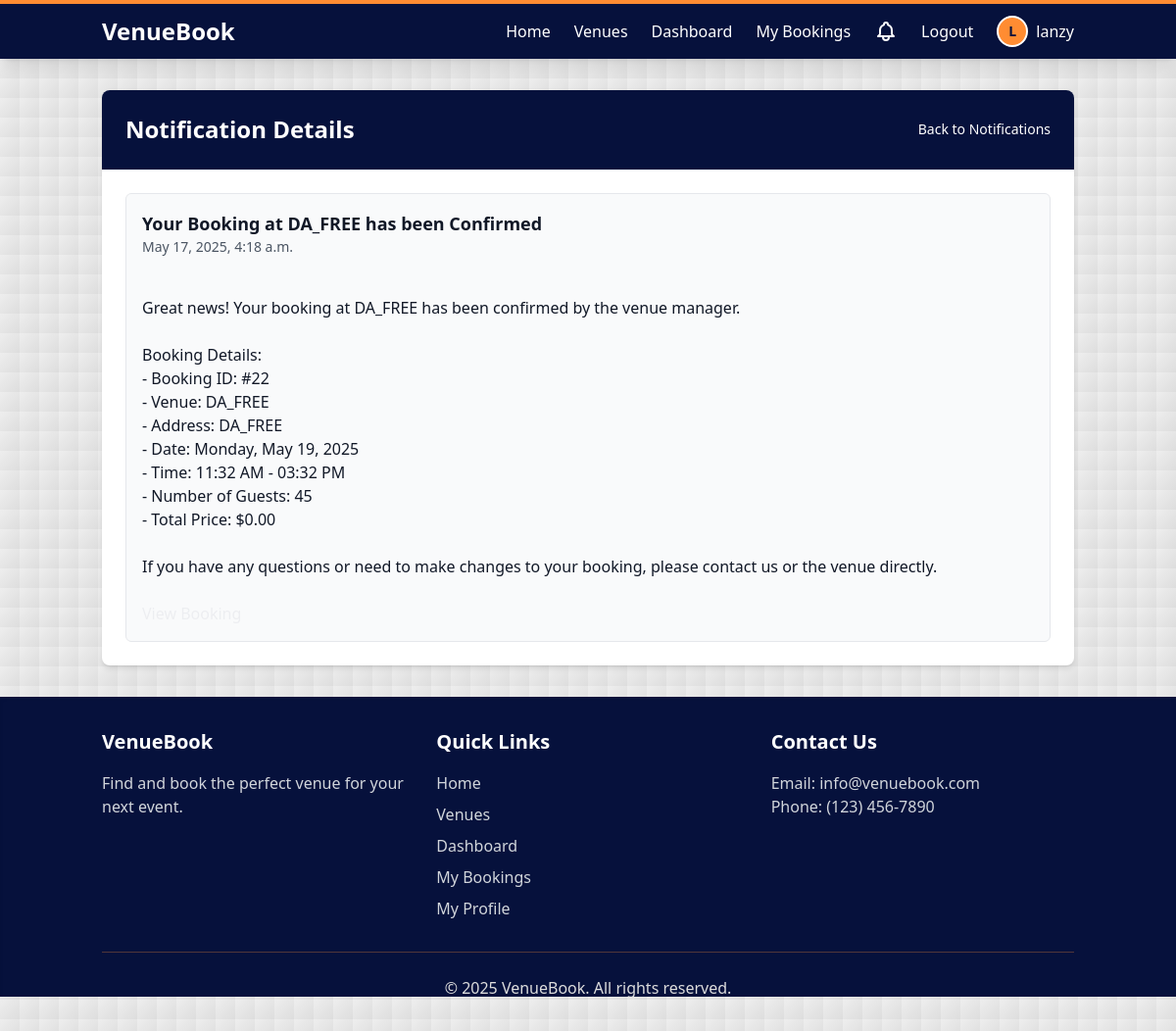
Screenshot of /notifications/2/ (signed in) with the database file from the repository.
### booking/models/notification.py (models this page shows, shortened)
class Notification(models.Model):
    TYPE_CHOICES = [
        ('booking_confirmation', 'Booking Confirmation'),
        ('booking_cancellation', 'Booking Cancellation'),
        ('payment_confirmation', 'Payment Confirmation'),
        ('system', 'System Notification'),
    ]
    user = models.ForeignKey(User, on_delete=models.CASCADE, related_name='notifications')
    type = models.CharField(max_length=50, choices=TYPE_CHOICES)
    title = models.CharField(max_length=255)
    message = models.TextField()
    related_object_id = models.PositiveIntegerField(null=True, blank=True)
    related_object_type = models.CharField(max_length=50, blank=True)
    is_read = models.BooleanField(default=False)
    created_at = models.DateTimeField(auto_now_add=True)
    class Meta:
        ordering = ['-created_at']

### booking/views/notification_views.py (the view)
# urls.py: path('notifications/<int:notification_id>/', views.notification_detail, name='notification_detail'),
@login_required
def notification_detail(request, notification_id):
    notification = get_object_or_404(Notification, id=notification_id, user=request.user)
    if not notification.is_read:
        notification.is_read = True
        notification.save()
    context = {
        'notification': notification,
    }
    return render(request, 'booking/notification_detail.html', context)

### booking/context_processors.py (called while the page is built)
def common_context(request):
    context = {
        'all_categories': Category.objects.all(),
    }
    if request.user.is_authenticated:
        unread_notifications = Notification.objects.filter(
            user=request.user,
            is_read=False
        ).order_by('-created_at')
        recent_notifications = Notification.objects.filter(
            user=request.user
        ).order_by('-created_at')[:5]
        context.update({
            'unread_notifications': unread_notifications,
            'unread_notification_count': unread_notifications.count(),
            'recent_notifications': recent_notifications,
        })
    return context

### booking/templatetags/user_tags.py (called while the page is built)
@register.filter
def has_profile_picture(user):
    return hasattr(user, 'profile') and user.profile.profile_picture

### templates/booking/notification_detail.html (shortened to what this page needs)
{% extends 'base.html' %}
{% load user_tags %}
{% block content %}
<div class="bg-white rounded-lg shadow-md overflow-hidden">
    <div class="p-6 bg-primary text-white border-b border-primary/30">
        <div class="flex justify-between items-center">
            <h1 class="text-2xl font-bold">Notification Details</h1>
            <a href="{% url 'notifications' %}" class="btn-accent text-sm">
                Back to Notifications
            </a>
        </div>
    </div>
    <div class="p-6">
        <div class="p-4 border rounded-md bg-gray-50">
            <div class="flex justify-between items-start">
                <div>
                    <h3 class="font-semibold text-lg text-gray-900">{{ notification.title }}</h3>
                    <p class="text-sm text-gray-600">{{ notification.created_at|date:"F j, Y, g:i a" }}</p>
                </div>
            </div>
            <div class="mt-4 text-gray-900 whitespace-pre-line">
                {{ notification.message }}
            </div>
            {% if notification.related_object_id and notification.related_object_type == 'booking' %}
                <div class="mt-6">
                    <a href="{% url 'booking_detail' notification.related_object_id %}" class="btn-outline-primary">
                    </a>
                </div>
            {% endif %}
        </div>
    </div>
</div>
{% endblock %}

### templates/base.html (shortened to what this page needs)
<!DOCTYPE html>
{% load user_tags %}
<html lang="en">
<head>
    <script src="https://cdn.tailwindcss.com"></script>
</head>
<body class="min-h-screen flex flex-col bg-gradient-to-br from-off-white to-light-gray bg-fixed pattern-dots text-primary/5 pattern-size-2">
    <nav class="bg-primary text-white shadow-lg relative z-20 border-t-4 border-accent">
        <div class="container mx-auto px-4 py-3">
            <div class="flex justify-between items-center">
                <a href="{% url 'home' %}" class="text-2xl font-bold">VenueBook</a>
                <div class="hidden md:flex items-center space-x-6">
                    <a href="{% url 'home' %}" class="hover:text-accent transition">Home</a>
                    <a href="{% url 'venue_list' %}" class="hover:text-accent transition">Venues</a>
                    {% if user.is_authenticated %}
                        {% if user.is_superuser %}
                            <a href="{% url 'admin_dashboard' %}" class="hover:text-accent transition">Admin Dashboard</a>
                            <a href="{% url 'admin_users' %}" class="hover:text-accent transition">Users</a>
                            <a href="{% url 'admin_venues' %}" class="hover:text-accent transition">Venues</a>
                        {% elif user.is_staff and user.venue_manager.is_approved %}
                            <a href="{% url 'manager_dashboard' %}" class="hover:text-accent transition">Dashboard</a>
                            <a href="{% url 'manager_venues' %}" class="hover:text-accent transition">My Venues</a>
                            <a href="{% url 'manager_bookings' %}" class="hover:text-accent transition">Bookings</a>
                        {% else %}
                            <a href="{% url 'user_dashboard' %}" class="hover:text-accent transition">Dashboard</a>
                            <a href="{% url 'my_bookings' %}" class="hover:text-accent transition">My Bookings</a>
                        {% endif %}
                        <div class="relative" x-data="{ open: false }">
                            <button @click="open = !open" class="flex items-center hover:text-accent transition">
                            </button>
                        </div>
                        <a href="#" onclick="document.getElementById('logout-form').submit(); return false;" class="hover:text-accent transition">Logout</a>
                        <a href="{% url 'my_profile' %}" class="flex items-center hover:text-accent transition">
                            {% if user|has_profile_picture %}
                                <img src="{{ user.profile.profile_picture.url }}" alt="{{ user.username }}"
                                     class="w-8 h-8 rounded-full object-cover border-2 border-white mr-2">
                            {% else %}
                                <div class="w-8 h-8 rounded-full bg-accent flex items-center justify-center border-2 border-white mr-2">
                                    <span class="text-primary font-bold text-sm">{{ user.username|slice:":1"|upper }}</span>
                                </div>
                            {% endif %}
                            <span>{{ user.username }}</span>
                        </a>
                    {% else %}
                        <a href="{% url 'login' %}" class="hover:text-accent transition">Login</a>
                    {% endif %}
                </div>
            </div>
        </div>
    </nav>
    <main class="container mx-auto px-4 py-8 flex-grow relative z-10">
        {% block content %}{% endblock %}
    </main>
    <footer class="bg-primary text-white py-8 mt-auto shadow-inner relative z-20">
        <div class="container mx-auto px-4">
            <div class="grid grid-cols-1 md:grid-cols-3 gap-8">
                <div>
                    <h3 class="text-xl font-bold mb-4">VenueBook</h3>
                    <p class="text-gray-300">Find and book the perfect venue for your next event.</p>
                </div>
                <div>
                    <h3 class="text-xl font-bold mb-4">Quick Links</h3>
                    <ul class="space-y-2 text-gray-300">
                        <li><a href="{% url 'home' %}" class="hover:text-accent transition">Home</a></li>
                        <li><a href="{% url 'venue_list' %}" class="hover:text-accent transition">Venues</a></li>
                        {% if user.is_authenticated %}
                            {% if user.is_superuser %}
                                <li><a href="{% url 'admin_dashboard' %}" class="hover:text-accent transition">Admin Dashboard</a></li>
                                <li><a href="{% url 'admin_users' %}" class="hover:text-accent transition">Users</a></li>
                                <li><a href="{% url 'admin_venues' %}" class="hover:text-accent transition">Venues</a></li>
                            {% elif user.is_staff and user.venue_manager.is_approved %}
                                <li><a href="{% url 'manager_dashboard' %}" class="hover:text-accent transition">Dashboard</a></li>
                                <li><a href="{% url 'manager_venues' %}" class="hover:text-accent transition">My Venues</a></li>
                            {% else %}
                                <li><a href="{% url 'user_dashboard' %}" class="hover:text-accent transition">Dashboard</a></li>
                                <li><a href="{% url 'my_bookings' %}" class="hover:text-accent transition">My Bookings</a></li>
                            {% endif %}
                            <li><a href="{% url 'my_profile' %}" class="hover:text-accent transition">My Profile</a></li>
                        {% else %}
                            <li><a href="{% url 'login' %}" class="hover:text-accent transition">Login</a></li>
                        {% endif %}
                    </ul>
                </div>
                <div>
                    <h3 class="text-xl font-bold mb-4">Contact Us</h3>
                    <p class="text-gray-300">Email: info@venuebook.com</p>
                    <p class="text-gray-300">Phone: (123) 456-7890</p>
                </div>
            </div>
            <div class="border-t border-accent/30 mt-8 pt-6 text-center text-light-gray">
                <p>&copy; {% now "Y" %} VenueBook. All rights reserved.</p>
            </div>
        </div>
    </footer>
</body>
</html>

### templates/base.html (style rules this page uses)
.pattern-dots { background-image: radial-gradient(currentColor 1px, transparent 1px); background-size: calc(10 * 1px) calc(10 * 1px); }
.pattern-size-2 { background-size: calc(20 * 1px) calc(20 * 1px); }

### rows the page displays
Notification: title "Your Booking at DA_FREE has been Confirmed", created_at "May 17, 2025, 4:18 a.m.", message "Great news! Your booking at DA_FREE has been confirmed by the venue manager. Booking Details: - Booking ID: #22 - Venue: DA_FREE - Address: DA_FREE - Date: Monday, May 19, 2025 - Time: 11:32 AM - 03:32 PM - Number of Guests: 45 - Total Price: $0.00 If you have any questions or need to make changes to your booking, please contact us or the venue directly."

### other values shown
{{ user.username|slice:":1"|upper }} "L"
{{ user.username }} "lanzy"
